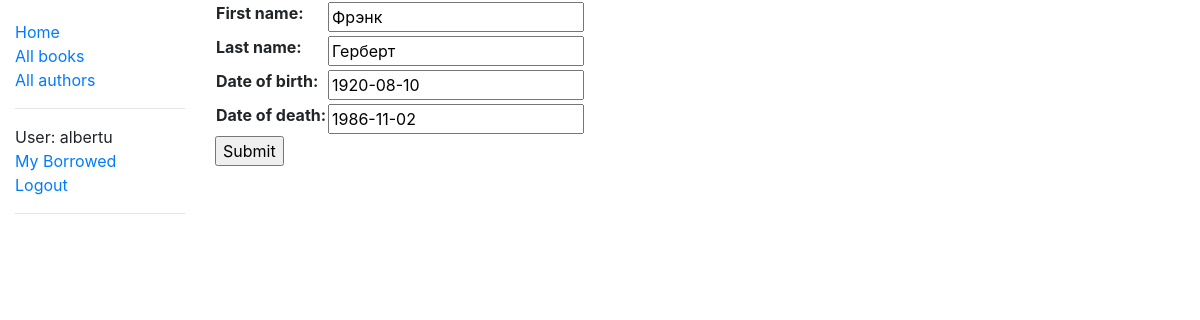
Page /catalog/author/7/update/ (signed in) on the committed database.
### catalog/models.py (models this page shows, shortened)
class Author(models.Model):
    first_name = models.CharField(max_length=100)
    last_name = models.CharField(max_length=100)
    date_of_birth = models.DateField(null=True, blank=True)
    date_of_death = models.DateField(null=True, blank=True)
    class Meta:
        ordering = ['last_name']

### catalog/views.py (the view)
# urls.py: path('author/<pk>/update/', AuthorUpdate.as_view(), name='author_update'),
class AuthorUpdate(PermissionRequiredMixin, LoginRequiredMixin, UpdateView):
    model = Author
    fields = ['first_name', 'last_name', 'date_of_birth', 'date_of_death']
    permission_required = 'catalog.can_mark_returned'

### catalog/templates/catalog/author_form.html (shortened to what this page needs)
{% extends "base_generic.html" %}
{% block content %}
<form action="" method="post">
    <table>
    {{ form.as_table }}
    </table>
    <input type="submit" value="Submit" />
</form>
{% endblock %}

### catalog/templates/base_generic.html (shortened to what this page needs)
{% load static %}
<!DOCTYPE html>
<html lang="en">
<head>
    <link rel="stylesheet" href="https://stackpath.bootstrapcdn.com/bootstrap/4.1.3/css/bootstrap.min.css">
    <link rel="stylesheet" href="{% static 'css/styles.css' %}">
</head>
<body>
    <div class="container-fluid">
        <div class="row">
            <div class="col-sm-2">
            {% block sidebar %}
            <ul class="sidebar-nav">
                <li><a href="{% url 'index' %}">Home</a></li>
                <li><a href="{% url 'books' %}">All books</a></li>
                <li><a href="{% url 'authors' %}">All authors</a></li>
                <hr>
                {% if user.is_authenticated %}
                    <li>User: {{ user.get_username }} </li>
                    <li><a href="{% url 'my-borrowed' %}">My Borrowed</a></li>
                    <li><a href="{% url 'logout' %}?next={{ request.path }}">Logout</a></li>
                {% else %}
                    <li><a href="{% url 'login' %}?next={{ request.path }}">Login</a></li>
                {% endif %}
                <hr>
            </ul>
            {% endblock %}
            </div>
            <div class="col-sm-10 ">
            {% block content %}{% endblock %}
            </div>
        </div>
        </div>
</body>
</html>

### catalog/static/css/styles.css (style rules this page uses)
.sidebar-nav { margin-top: 20px; padding: 0; list-style: none; }

### rows in the picture
Author: first_name "Фрэнк", last_name "Герберт", date_of_birth "1920-08-10", date_of_death "1986-11-02"

### other values in the picture
{{ user.get_username }} "albertu"
